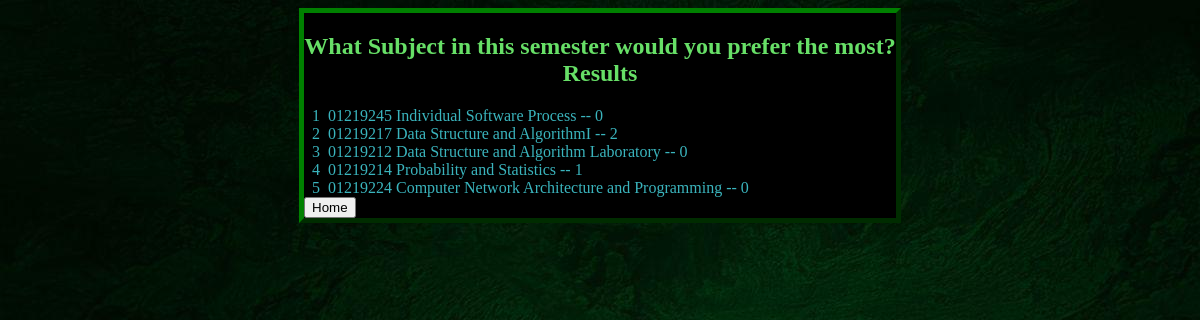
Screenshot of /polls/3/results/ with the database file from the repository.
### polls/models.py (models this page shows, shortened)
class Question(models.Model):
    question_text = models.CharField(max_length=200)
    pub_date = models.DateTimeField('date published')
    end_date = models.DateTimeField('date ended', null=True, blank=True)

class Choice(models.Model):
    question = models.ForeignKey(Question, on_delete=models.CASCADE)
    choice_text = models.CharField(max_length=200)
    @property
    def votes(self):
        return Vote.objects.filter(choice=self).count()

### polls/views.py (the view)
# urls.py: path('<int:pk>/results/', views.ResultsView.as_view(), name='results'),
class ResultsView(generic.DetailView):
    model = Question
    template_name = 'polls/results.html'

### templates/polls/results.html (shortened to what this page needs)
{% extends 'base.html' %}
{% block body%}
<h2>{{ question.question_text }} Results</h2>
{% for choice in question.choice_set.all %}
    <list>&nbsp;&nbsp;{{forloop.counter0|add:"1"}}&nbsp;&nbsp;{{ choice.choice_text }} -- {{ choice.votes }}</list><br>
{% endfor %}
{% endblock body%}

### templates/base.html (shortened to what this page needs)
{% load static %}
<html>
<head>
    {% block head %}
  <link rel="stylesheet" href="{% static 'polls/style.css' %}">
  {% endblock head %}
</head>
<body>
    <div class="polls_list">
    {% block body %}{% endblock body %}
    {% block button %}<a href="{% url 'polls:index' %}"><button type="button">Home</button></a> {% endblock button%}
    </div>
</body>
</html>

### polls/static/polls/style.css (style rules this page uses)
body { background: black url("images/background.jpeg") no-repeat; }
a:link { color: rgb(103, 223, 103); }
list { color: rgb(58, 180, 189); }
.polls_list { border: 5px outset green; background-color: black; }
div { display: block; margin: 0 auto; width: 50%; border: 5px outset green; background-color: black; align-self: auto; text-align: left; }
h2 { color: rgb(103, 223, 103); text-align: center; }

### rows the page displays
Question: question_text "What Subject in this semester would you prefer the most?"
Choice: choice_text "01219245 Individual Software Process", votes "0"
Choice: choice_text "01219217 Data Structure and AlgorithmI", votes "2"
Choice: choice_text "01219212 Data Structure and Algorithm Laboratory", votes "0"
Choice: choice_text "01219214 Probability and Statistics", votes "1"
Choice: choice_text "01219224 Computer Network Architecture and Programming", votes "0"
